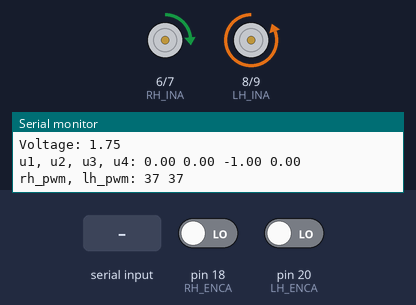
The sketch below on a simulated Arduino Leonardo, built for the host (arithmetic inside an expression is 32-bit, double 64-bit). Parts: motor-driver pin pairs drawn as motors (green arrow = first pin HIGH = forward, orange = second pin HIGH = backward, longer = more drive), the last lines printed to the serial monitor. The test bench sets the inputs (shaded band); at power-on: pin 18 (RH_ENCA) LOW, pin 20 (LH_ENCA) LOW.

Above: at 2.2 s.
2.3 s: "90,45,200\n" received over the second serial link
At 3.1 s:
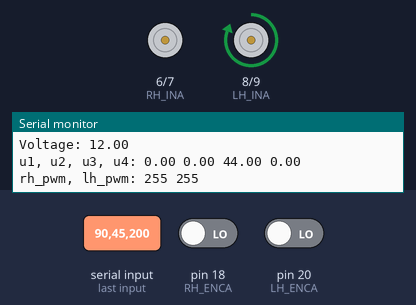
3.8 s: "30,150,10\n" received over the second serial link
At 4.7 s:
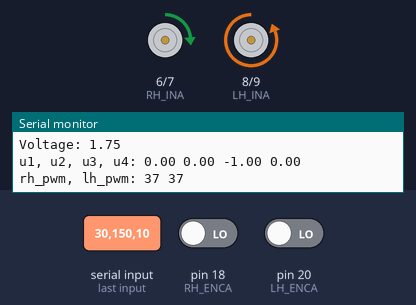
Timing chart, 0 to 6.8 s (numbered marks = the images above; inputs shaded):
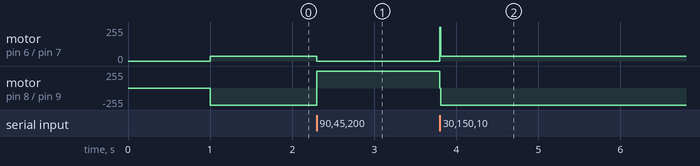

Measured:
- after the input at 2.3 s, motor on pin 6 (RH_INA) / pin 7 (RH_INB): forward 37/255 → stopped at once; motor on pin 8 (LH_INA) / pin 9 (LH_INB): backward 255/255 → forward 255/255 at once
- after the input at 3.8 s, motor on pin 6 (RH_INA) / pin 7 (RH_INB): stopped → forward 37/255 at once; motor on pin 8 (LH_INA) / pin 9 (LH_INB): forward 255/255 → backward 255/255 at once

The sketch:

milestone06_pre_final_tuning.ino
```cpp
/* 20-02-28 John Lee
 * Arduino Project: Inverted Pendulum (One-Wheeled Balancing Cart)
 * Arduino Mega 2560
 */

#include <Arduino.h>
#include <Esplora.h>

void rhInterrupt();
void lhInterrupt();

// IMU Sensor Pins, Constants, and Variables
HardwareSerial &ImuSerial = Serial3;  // RX3, TX3 for seral communication

const int SBUF_SIZE = 64;

char sbuf[SBUF_SIZE];
signed int sbuf_cnt = 0;

float euler[3] = {0,};
float pitch_curr = 0;
float pitch_prev = 0;
float angular_speed = 0;

// Pin Setting
const int RH_INA = 6;  // Right side EN
const int RH_INB = 7;  // Right side DIR
const int LH_INA = 8;  // Left side EN (speed)
const int LH_INB = 9;  // Left side DIR

const int RH_ENCA = 18;  // Right side encoder output A
const int RH_ENCB = 19;  // Right side encoder output B
const int LH_ENCA = 20;  // Left side encoder output A
const int LH_ENCB = 21;  // Left side encoder output B

// Constants
const int ENC_CHANGE_PER_REV = 32;  // Number of single channel rising/falling edges per revolution of motor shaft. 32 for a single channel.
const int GEAR_RATIO = 131.25;  // Gearbox ratio
const float RADIUS = 5.75;  // radius of wheel (cm)

const float INTERVAL_SENSOR = 10;
const float INTERVAL_CONTROL = 10;
const float INTERVAL_PRINT = 1000;

// Variables
int rh_dir = 0;  // forward: 0, backward: 1
int rh_pwm = 0;  // 0~255
int lh_dir = 1 - rh_dir;
int lh_pwm = 0;

unsigned long time_curr = 0;
unsigned long sensor_time_prev = 0;
unsigned long control_time_prev = 0;
unsigned long print_time_prev = 0;

volatile long rh_encA_cnt = 0;
volatile long lh_encA_cnt = 0;

float rh_rev_motor = 0;
float rh_rev_wheel = 0;
float rh_dist_meas_curr = 0;
float rh_dist_meas_prev = 0;
float rh_speed_meas = 0;
int rh_dir_meas = 0;

float lh_rev_motor = 0;
float lh_rev_wheel = 0;
float lh_dist_meas_curr = 0;
float lh_dist_meas_prev = 0;
float lh_speed_meas = 0;
int lh_dir_meas = 0;

double voltage = 0;
float u1 = 0;
float u2 = 0;
float u3 = 0;
float u4 = 0;

void setup() {
  pinMode(RH_INA, OUTPUT);
  pinMode(RH_INB, OUTPUT);
  pinMode(LH_INA, OUTPUT);
  pinMode(LH_INB, OUTPUT);

  pinMode(RH_ENCA, INPUT);
  pinMode(RH_ENCB, INPUT);
  pinMode(LH_ENCA, INPUT);
  pinMode(LH_ENCB, INPUT);

  attachInterrupt(digitalPinToInterrupt(RH_ENCA), rhInterrupt, CHANGE);
  attachInterrupt(digitalPinToInterrupt(LH_ENCA), lhInterrupt, CHANGE);

  Serial.begin(115200);
  ImuSerial.begin(115200);

  // IMU Sensor Calibaration
  ImuSerial.print("cmf");
  ImuSerial.print("caf");
  delay(1000);
}


void loop() {

  time_curr = millis();

  // Sensor Reading
  if (time_curr - sensor_time_prev >= INTERVAL_SENSOR) {
    sensor_time_prev = time_curr;

    // IMU Sensor reading
    if (EBimuAsciiParser(euler, 3)) {
      pitch_curr = euler[1];
    }
    angular_speed = (pitch_curr - pitch_prev) / (INTERVAL_SENSOR / 1000);  // Unit: rad/s

    pitch_prev = pitch_curr;

    // Speed Calculation (Right-side)
    rh_rev_motor = rh_encA_cnt / ENC_CHANGE_PER_REV;
    rh_rev_wheel = rh_rev_motor / GEAR_RATIO;
    rh_dist_meas_curr = rh_rev_wheel * 2 * PI * RADIUS;
    rh_speed_meas = (rh_dist_meas_curr - rh_dist_meas_prev) / (INTERVAL_SENSOR / 1000); // Unit: cm/s

    rh_dist_meas_prev = rh_dist_meas_curr;

    // Speed Calculation (Left-side)
    lh_rev_motor = -lh_encA_cnt / ENC_CHANGE_PER_REV;
    lh_rev_wheel = lh_rev_motor / GEAR_RATIO;
    lh_dist_meas_curr = lh_rev_wheel * 2 * PI * RADIUS;
    lh_speed_meas = (lh_dist_meas_curr - lh_dist_meas_prev) / (INTERVAL_SENSOR / 1000); // Unit: cm/s

    lh_dist_meas_prev = lh_dist_meas_curr;

  }

  // Control
  // *** Need to tune more ***
  if (time_curr - control_time_prev >= INTERVAL_CONTROL) {
    control_time_prev = time_curr;

    const float offset = 1;

    u1 = (rh_dist_meas_curr + lh_dist_meas_curr) / 2;
    u2 = (rh_speed_meas + lh_speed_meas) / 2;
    u3 = pitch_curr - offset;
    u4 = angular_speed;

    const float k1 = 0; //-0.1118;
    const float k2 = -122.3257;
    const float k3 = 350; //278.7821; //320
    const float k4 = 45; //33.1053; //45

    const float MAX_VOLTAGE = 12;

    // Change pwm and dir using sensor value
    voltage = -(k1*u1 + k2*u2 + k3*u3 + k4*u4) / 200;  // Something wrong
    if (voltage < 0) {
      voltage = -voltage;
      rh_dir = 1;
      lh_dir = 1 - rh_dir;
    }
    else {
      rh_dir = 0;
      lh_dir = 1 - rh_dir;
    }

    if (voltage > MAX_VOLTAGE) {
      voltage = MAX_VOLTAGE;
    }

    lh_pwm = rh_pwm = voltage / MAX_VOLTAGE * 255;

    /*
    lh_pwm = rh_pwm = 255;
    rh_dir = 0;
    lh_dir = 1 - rh_dir;
    */

    // PWM and DIR
    analogWrite(RH_INA, rh_pwm);
    analogWrite(LH_INA, lh_pwm);
    digitalWrite(RH_INB, rh_dir);
    digitalWrite(LH_INB, lh_dir);
  }

  // Serial I/O
  if(time_curr - print_time_prev >= INTERVAL_PRINT) {
    print_time_prev = time_curr;

    Serial.print("Speed(cm/s): ");
    Serial.print(rh_speed_meas);
    Serial.print(' ');
    Serial.println(lh_speed_meas);

    Serial.print("\r");
    Serial.print("Euler angle: ");
    Serial.print(euler[0]);   Serial.print(" ");
    Serial.print(euler[1]);   Serial.print(" ");
    Serial.print(euler[2]);   Serial.print("\n\r");

    Serial.print("Voltage: ");
    Serial.print(voltage);
    Serial.print("\n\r");

    Serial.print("u1, u2, u3, u4: ");
    Serial.print(u1);   Serial.print(" ");
    Serial.print(u2);   Serial.print(" ");
    Serial.print(u3);   Serial.print(" ");
    Serial.print(u4);   Serial.print(" ");
    Serial.print("\n\r");

    Serial.print("rh_pwm, lh_pwm: ");
    Serial.print(rh_pwm);   Serial.print(" ");
    Serial.print(lh_pwm);   Serial.print(" ");
    Serial.println("\n\r");

    if (Serial.available()) {
      String input = Serial.readString();
      int input_int = input.toInt();
      Serial.print("PWM value changed to ");
      Serial.println(input_int);
      Serial.print("\n\r");
      rh_pwm = input_int;
      lh_pwm = input_int;
    }
  }
}


void rhInterrupt()
{
  if (digitalRead(RH_ENCA) == HIGH) {
    if (digitalRead(RH_ENCB) == LOW) {
      rh_encA_cnt++;
    }
    else {
      rh_encA_cnt--;
    }
  }
  else {
    if (digitalRead(RH_ENCB) == LOW) {
      rh_encA_cnt--;
    }
    else {
      rh_encA_cnt++;
    }
  }
}


void lhInterrupt()
{
  if (digitalRead(LH_ENCA) == HIGH) {
    if (digitalRead(LH_ENCB) == LOW) {
      lh_encA_cnt++;
    }
    else {
      lh_encA_cnt--;
    }
  }
  else {
    if (digitalRead(LH_ENCB) == LOW) {
      lh_encA_cnt--;
    }
    else {
      lh_encA_cnt++;
    }
  }
}


int EBimuAsciiParser(float *item, int number_of_item)
{
  int n,i;
  int rbytes;
  char *addr;
  int result = 0;

  rbytes = ImuSerial.available();
  for(n=0;n<rbytes;n++)
  {
    sbuf[sbuf_cnt] = ImuSerial.read();
    if(sbuf[sbuf_cnt]==0x0a)
       {
           addr = strtok(sbuf,",");
           for(i=0;i<number_of_item;i++)
           {
              item[i] = atof(addr);
              addr = strtok(NULL,",");
           }

           result = 1;
           /*
           Serial.print("\n\r");
           for(i=0;i<number_of_item;i++) {
             Serial.print(item[i]);
             Serial.print(" ");
           } */
       }
     else if(sbuf[sbuf_cnt]=='*')
       {   sbuf_cnt=-1;
       }

     sbuf_cnt++;
     if(sbuf_cnt>=SBUF_SIZE) sbuf_cnt=0;
  }

  return result;
}
```
